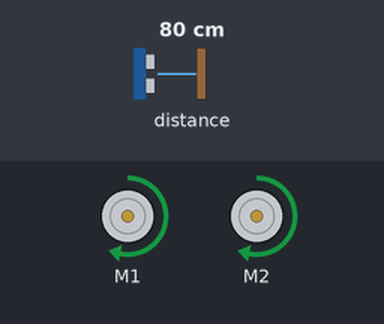
Bench run of a program on a simulated BBC micro:bit (MakeCode). Shown: 2 × DC motor (green arrow = forward, orange = backward, longer = faster). The inputs (shaded band) are chosen by the test bench; at power-on: distance to the obstacle 80 cm.

Above: at 1.2 s.
1.3 s: distance to the obstacle set to 29 cm
2.8 s: distance to the obstacle set to 23 cm
At 4.1 s:
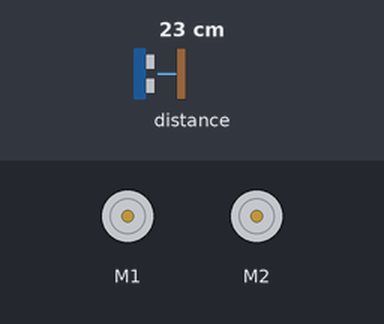
4.6 s: distance to the obstacle set to 35 cm
At 5.4 s:
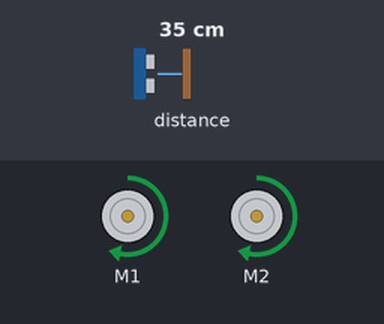
6.2 s: distance to the obstacle set to 2 cm
At 6.6 s:
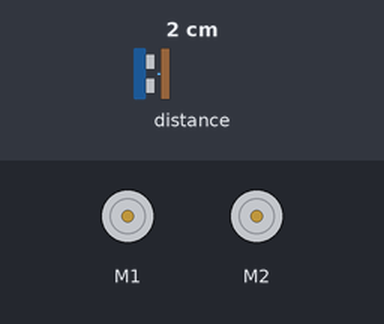
Timing chart, 0 to 8.7 s (numbered marks = the images above; inputs shaded):
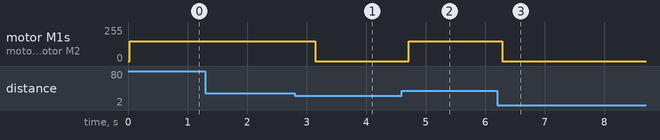

The program:

stop_if_obstacle.py
```python
def on_forever():
    if maqueen.ultrasonic(PingUnit.CENTIMETERS) > 25:
        maqueen.motor_run(maqueen.Motors.ALL, maqueen.Dir.CW, 150)
        basic.pause(500)
    else:
        maqueen.motor_stop(maqueen.Motors.ALL)
        basic.pause(500)
basic.forever(on_forever)
```

Measured:
- the behaviour switches between 26 and 25 cm on distance to the obstacle (found by bisection; images 0 and 1)
- after the input at 1.3 s, every drawn part: stays the same
- after the input at 2.8 s, motor M1, motor M2: forward 150/255 → stopped after 0.35 s
- after the input at 4.6 s, motor M1, motor M2: stopped → forward 150/255 after 0.12 s
- after the input at 6.2 s, motor M1, motor M2: forward 150/255 → stopped after 0.08 s
